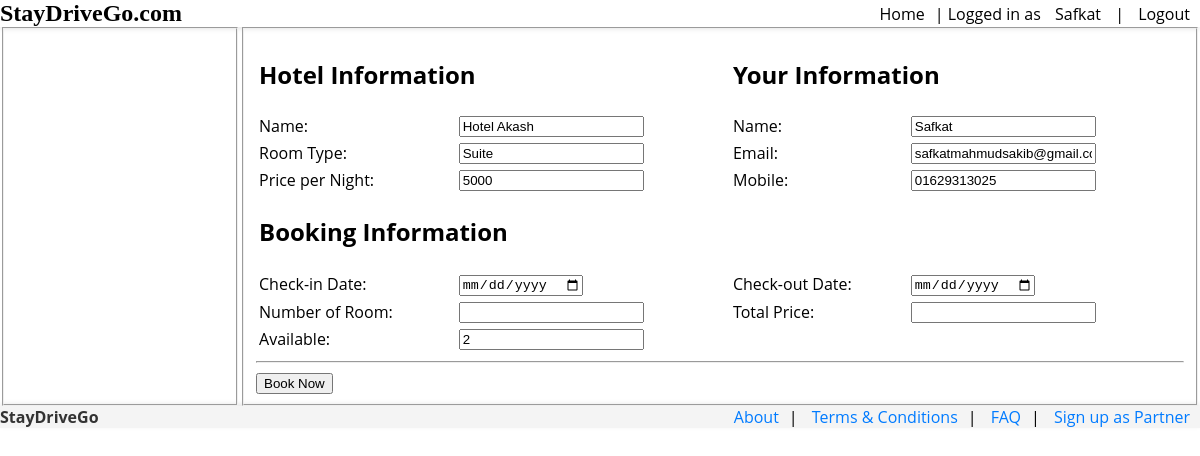
The page /View/hotelbooking.php?id=1 (signed in) on the database as committed earlier.
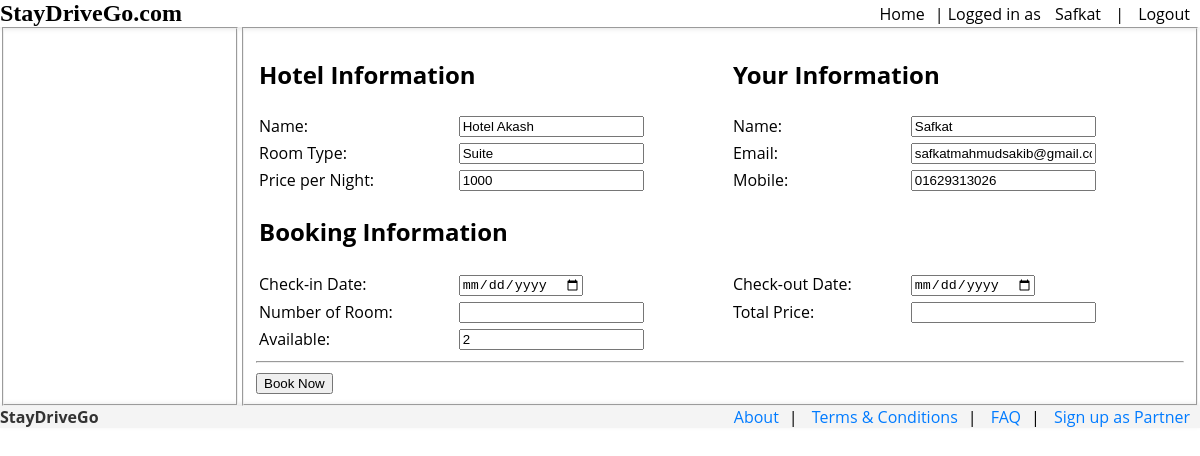
The same page on the database as committed later.
### tables this page shows
CREATE TABLE `roomtype` (
  `RoomTypeID` int(20) NOT NULL,
  `HotelID` int(20) NOT NULL,
  `TypeName` varchar(20) NOT NULL,
  `PricePerNight` int(20) NOT NULL,
  `TotalRooms` int(20) NOT NULL,
  `AvailableRooms` int(20) NOT NULL
);

CREATE TABLE `hotel_info` (
  `HotelID` int(20) NOT NULL,
  `OwnerUsername` varchar(50) NOT NULL,
  `HotelName` varchar(50) NOT NULL,
  `Address` varchar(100) NOT NULL,
  `City` varchar(50) NOT NULL,
  `Rating` varchar(50) NOT NULL
);

### Model/bookingmodel.php (called while the page is built, shortened)
<?php
function HotelBooking($roomID)
{
    $con = getConnection();
    $sql = "SELECT h.*, rt.* FROM hotel_info h
            INNER JOIN roomtype rt ON h.HotelID = rt.HotelID
            WHERE rt.RoomTypeID = '{$roomID}'";
    $result = mysqli_query($con, $sql);
    $count = mysqli_num_rows($result);
    if ($count == 1) {
        $row = mysqli_fetch_assoc($result);
        return $row;
    } else {
        return false;
    }
}

### View/hotelbooking.php (the view, shortened to what this page needs)
<?php
require_once '../Model/bookingmodel.php';
$roomID=$_GET['id'];
$bookingInfo = HotelBooking( $roomID );
?>
<!DOCTYPE html>
<html lang="en">
<head>
</head>
<body onload="hotelBooking()">
    <?php include_once 'header.php'; ?>
    <section style="display: flex;">
        <div style="width: 20%; display: flex; height: auto;">
            <?php include_once 'menu.php'; ?>
        </div>
        <div style="width: 80%;display: flex;height: auto;">
            <fieldset style="width: 100%;">
            <form action="../Controller/hotelbookingcheck.php" method="post" enctype=""  onsubmit="return hotelBooking();">
                <table style="width:100%">
                    <tr>
                        <td colspan="2">
                            <h1>Hotel Information</h1>
                        </td>
                        <td colspan="2">
                            <h1>Your Information</h1>
                        </td>
                    </tr>
                    <tr>
                        <td>Name:</td>
                        <td>
                            <input type="text" name="HotelName" id="" value="<?=$bookingInfo['HotelName']?>" readonly>
                        </td>
                        <td>Name:</td>
                        <td><input type="text" name="UserFullName" id="" value="<?php  if(isset($_SESSION['firstname'])) {echo $_SESSION['firstname'];  }?> <?php  if(isset($_SESSION['lastname'])) {echo $_SESSION['lastname'];  }?>" readonly></td>
                    </tr>
                    <tr>
                        <td>Room Type:</td>
                        <td><input type="hidden" name="RoomTypeID" value="<?=$bookingInfo['RoomTypeID']?>"><input type="text" name="RoomType" id="" value="<?=$bookingInfo['TypeName']?>" readonly></td>
                        <td>Email:</td>
                        <td><input type="email" name="UserEmail" id="" value="<?php  if(isset($_SESSION['email'])) {echo $_SESSION['email'];  }?>" readonly></td>
                    </tr>
                    <tr>
                        <td>Price per Night:</td>
                        <td><input type="text" name="PricePerNight" id="PricePerNight" value="<?=$bookingInfo['PricePerNight']?>" readonly></td>
                        <td>Mobile:</td>
                        <td><input type="text" name="UserMobile" id="" value="<?php  if(isset($_SESSION['mobile'])) {echo $_SESSION['mobile'];  }?>" readonly></td>
                    </tr>
                    <tr>
                        <td colspan="4">
                            <h1>Booking Information</h1>
                        </td>
                    </tr>
                    <tr>
                        <td>Check-in Date:</td>
                        <td><input type="date" name="CheckinDate" id="CheckinDate" min="<?= date('Y-m-d'); ?>" value="<?php  if(isset($_SESSION['checkin'])) {echo $_SESSION['checkin'];  }?>" onblur="hotelBooking()"></td>
                        <td>Check-out Date:</td>
                        <td><input type="date" name="CheckoutDate" id="CheckoutDate" min="<?= date('Y-m-d'); ?>" value="<?php  if(isset($_SESSION['checkout'])) {echo $_SESSION['checkout'];  }?>" onblur="hotelBooking()"></td>
                    </tr>
                    <tr>
                        <td>Number of Room:</td>
                        <td><input type="number" name="NumberofRoom" id="NumberofRoom" min="1" onblur="hotelBooking()"></td>
                        <td>Total Price:</td>
                        <td><input type="text" name="TotalPrice" id="TotalPrice" value="" readonly></td>
                    </tr>
                    <tr>
                        <td>Available:</td>
                        <td> <input type="number" name="Available" id="Available" value="<?=$bookingInfo['AvailableRooms']?>" readonly> </td>
                        <td><input type="hidden" name="HotelAddress" value="<?=$bookingInfo['Address']?>"></td>
                        <td></td>
                    </tr>
                </table>
                <hr>
                <input type="submit" value="Book Now">
            </form>
            </fieldset>
        </div>
    </section>
    <?php include_once 'footerpublic.php'; ?>
</body>
</html>

### View/header.php (shortened to what this page needs)
<!DOCTYPE html>
<html lang="en">
<head>
</head>
<body>
    <header>
        <section style="display: flex;">
            <div style="width: 40%;">
                <h3 style="font-family: fantasy;">StayDriveGo.com</h3>
            </div>
            <div style="width: 60%; text-align: right;">
                <a href="userhome.php">Home</a>|
                Logged in as <a href="account.php"><?php  if(isset($_SESSION['firstname'])) {echo $_SESSION['firstname'];  }?></a> |
                <a href="../Controller/logout.php">Logout</a>
            </div>
        </section>
    </header>
</body>
</html>

### View/menu.php (shortened to what this page needs)
<!DOCTYPE html>
<html lang="en">
<head>
</head>
<body>
    <fieldset style="width: 100%;">
    </fieldset>
</body>
</html>

### View/footerpublic.php (shortened to what this page needs)
<!DOCTYPE html>
<html lang="en">
<head>
</head>
<body>
    <footer>
        <section style="display: flex;">
            <div style=" width: 40%;">
                <h6>StayDriveGo</h6>
            </div>
            <div style="text-align: right; width: 60%;">
                <a href="about.php">About</a>|
                <a href="terms&conditions.php">Terms & Conditions</a>|
                <a href="faq.php">FAQ</a>|
                <a href="ownersignup.php">Sign up as Partner</a>
            </div>
        </section>
    </footer>
</body>
</html>

### View/header.php (style rules this page uses)
body { margin: 0; padding: 0; font-family: 'Open Sans', sans-serif; }
header { background-color: #f4f4f4; box-shadow: 0 2px 5px rgba(0, 0, 0, 0.1); }
header section { display: flex; justify-content: space-between; align-items: center; background-color: white; }
header h3 { font-family: 'Open Sans', sans-serif; font-size: 24px; margin: 0; }
header div a { text-decoration: none; color: black; margin: 0 10px; }

### View/footerpublic.php (style rules this page uses)
body { margin: 0; padding: 0; font-family: 'Open Sans', sans-serif; }
footer { background-color: #f4f4f4; box-shadow: 0 -2px 5px rgba(0, 0, 0, 0.1); }
footer section { display: flex; justify-content: space-between; align-items: center; }
footer h6 { font-family: 'Open Sans', sans-serif; font-size: 16px; margin: 0; color: #333; }
footer div a { text-decoration: none; color: #007bff; margin: 0 10px; }

Rows that differ between the two databases and show on the page:
changed roomtype "Suite": PricePerNight "5000" → "1000"
Other text that changed with them:
form field UserMobile: "01629313025" → "01629313026"
